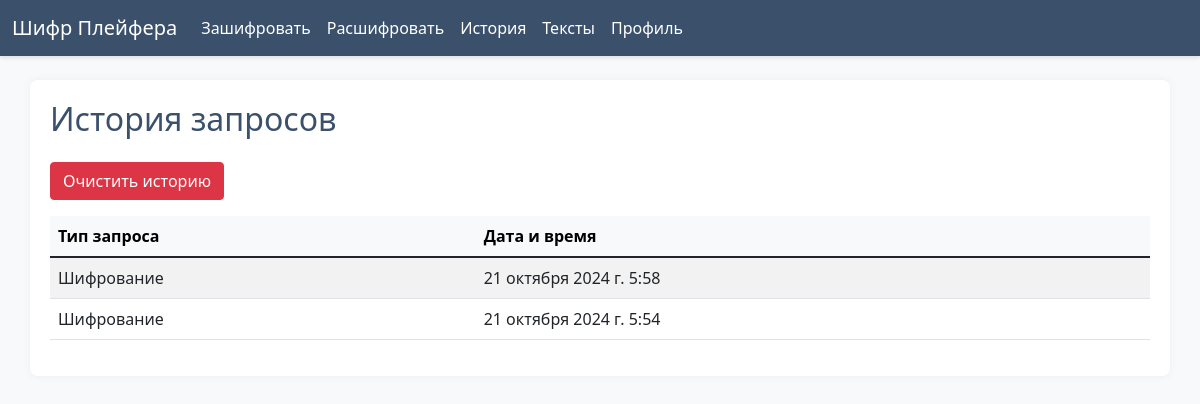
Page /history/ (signed in) on the committed database.
### cipher/models.py (models this page shows)
class RequestHistory(models.Model):
    user = models.ForeignKey(User, on_delete=models.CASCADE)
    request_type = models.CharField(max_length=50)
    timestamp = models.DateTimeField(auto_now_add=True)

### cipher/views.py (the view)
# urls.py: path('history/', views.history_page, name='history_page'),
@login_required
def history_page(request):
    history = RequestHistory.objects.filter(user=request.user).order_by('-timestamp')
    return render(request, 'cipher/history.html', {'history': history})

### cipher/templates/cipher/history.html (shortened to what this page needs)
{% extends 'cipher/base.html' %}
{% block content %}
<h2 class="mb-4">История запросов</h2>
<button id="clear-history" class="btn btn-danger mb-3">Очистить историю</button>
<div class="table-responsive">
    <table class="table table-striped table-hover">
        <thead class="table-light">
            <tr>
                <th>Тип запроса</th>
                <th>Дата и время</th>
            </tr>
        </thead>
        <tbody>
        {% for item in history %}
            <tr>
                <td>{{ item.request_type }}</td>
                <td>{{ item.timestamp }}</td>
            </tr>
        {% empty %}
            <tr>
                <td colspan="2" class="text-center">История запросов пуста.</td>
            </tr>
        {% endfor %}
        </tbody>
    </table>
</div>
{% endblock %}

### cipher/templates/cipher/base.html (style rules this page uses)
body { font-family: 'Segoe UI', Tahoma, Geneva, Verdana, sans-serif; background-color: #f8f9fa; color: #333; padding-top: 60px; }
h1, h2, h3 { color: #3a506b; }

### rows in the picture
RequestHistory: request_type "Шифрование", timestamp "21 октября 2024 г. 5:58"
RequestHistory: request_type "Шифрование", timestamp "21 октября 2024 г. 5:54"
